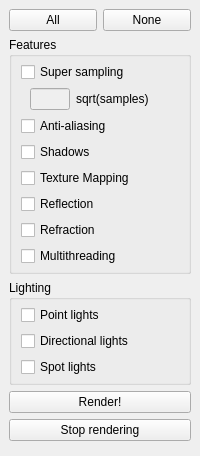
  <widget class="QDockWidget" name="rayDock">
   <property name="windowTitle">
    <string>Ray</string>
   </property>
   <attribute name="dockWidgetArea">
    <number>1</number>
   </attribute>
   <widget class="QWidget" name="rayDockContents">
    <layout class="QVBoxLayout" name="verticalLayout_4">
     <item>
      <widget class="QWidget" name="rayAllOrNone" native="true">
       <layout class="QHBoxLayout" name="horizontalLayout">
        <property name="margin">
         <number>0</number>
        </property>
        <item>
         <widget class="QPushButton" name="rayAllButton">
          <property name="text">
           <string>All</string>
          </property>
         </widget>
        </item>
        <item>
         <widget class="QPushButton" name="rayNoneButton">
          <property name="text">
           <string>None</string>
          </property>
         </widget>
        </item>
       </layout>
      </widget>
     </item>
     <item>
      <widget class="QGroupBox" name="rayFeatures">
       <property name="title">
        <string>Features</string>
       </property>
       <layout class="QVBoxLayout" name="verticalLayout_11">
        <property name="topMargin">
         <number>5</number>
        </property>
        <property name="bottomMargin">
         <number>5</number>
        </property>
        <item>
         <widget class="QCheckBox" name="raySuperSamping">
          <property name="text">
           <string>Super sampling</string>
          </property>
         </widget>
        </item>
        <item>
         <widget class="QWidget" name="raySuperSamples" native="true">
          <property name="sizePolicy">
           <sizepolicy hsizetype="Preferred" vsizetype="Preferred">
            <horstretch>0</horstretch>
            <verstretch>0</verstretch>
           </sizepolicy>
          </property>
          <layout class="QGridLayout" name="gridLayout_7">
           <property name="topMargin">
            <number>0</number>
           </property>
           <property name="bottomMargin">
            <number>0</number>
           </property>
           <property name="horizontalSpacing">
            <number>6</number>
           </property>
           <item row="1" column="1">
            <widget class="QLabel" name="raySuperSamplesLabel">
             <property name="sizePolicy">
              <sizepolicy hsizetype="Preferred" vsizetype="Preferred">
               <horstretch>0</horstretch>
               <verstretch>0</verstretch>
              </sizepolicy>
             </property>
             <property name="text">
              <string>sqrt(samples)</string>
             </property>
            </widget>
           </item>
           <item row="1" column="0">
            <widget class="QLineEdit" name="raySuperSamplesTextbox">
             <property name="enabled">
              <bool>false</bool>
             </property>
             <property name="sizePolicy">
              <sizepolicy hsizetype="Expanding" vsizetype="Fixed">
               <horstretch>0</horstretch>
               <verstretch>0</verstretch>
              </sizepolicy>
             </property>
             <property name="minimumSize">
              <size>
               <width>40</width>
               <height>0</height>
              </size>
             </property>
             <property name="maximumSize">
              <size>
               <width>40</width>
               <height>16777215</height>
              </size>
             </property>
             <property name="text">
              <string/>
             </property>
            </widget>
           </item>
          </layout>
         </widget>
        </item>
        <item>
         <widget class="QCheckBox" name="rayAntiAliasing">
          <property name="text">
           <string>Anti-aliasing</string>
          </property>
         </widget>
        </item>
        <item>
         <widget class="QCheckBox" name="rayShadows">
          <property name="text">
           <string>Shadows</string>
          </property>
         </widget>
        </item>
        <item>
         <widget class="QCheckBox" name="rayTextureMapping">
          <property name="text">
           <string>Texture Mapping</string>
          </property>
         </widget>
        </item>
        <item>
         <widget class="QCheckBox" name="rayReflection">
          <property name="text">
           <string>Reflection</string>
          </property>
         </widget>
        </item>
        <item>
         <widget class="QCheckBox" name="rayRefraction">
          <property name="text">
           <string>Refraction</string>
          </property>
         </widget>
        </item>
        <item>
         <widget class="QCheckBox" name="rayMultiThreading">
          <property name="text">
           <string>Multithreading</string>
          </property>
         </widget>
        </item>
       </layout>
      </widget>
     </item>
     <item>
      <widget class="QGroupBox" name="rayLighting">
       <property name="title">
        <string>Lighting</string>
       </property>
       <layout class="QVBoxLayout" name="verticalLayout_9">
        <property name="topMargin">
         <number>5</number>
        </property>
        <property name="bottomMargin">
         <number>5</number>
        </property>
        <item>
         <widget class="QCheckBox" name="rayPointLights">
          <property name="text">
           <string>Point lights</string>
          </property>
         </widget>
        </item>
        <item>
         <widget class="QCheckBox" name="rayDirectionalLights">
          <property name="text">
           <string>Directional lights</string>
          </property>
         </widget>
        </item>
        <item>
         <widget class="QCheckBox" name="raySpotLights">
          <property name="text">
           <string>Spot lights</string>
          </property>
         </widget>
        </item>
       </layout>
      </widget>
     </item>
     <item>
      <widget class="QPushButton" name="rayRenderButton">
       <property name="text">
        <string>Render!</string>
       </property>
      </widget>
     </item>
     <item>
      <widget class="QPushButton" name="rayStopRenderingButton">
       <property name="text">
        <string>Stop rendering</string>
       </property>
      </widget>
     </item>
     <item>
      <widget class="QWidget" name="rayDockEmptySpace" native="true">
       <property name="sizePolicy">
        <sizepolicy hsizetype="Preferred" vsizetype="Expanding">
         <horstretch>0</horstretch>
         <verstretch>0</verstretch>
        </sizepolicy>
       </property>
      </widget>
     </item>
    </layout>
   </widget>
  </widget>
